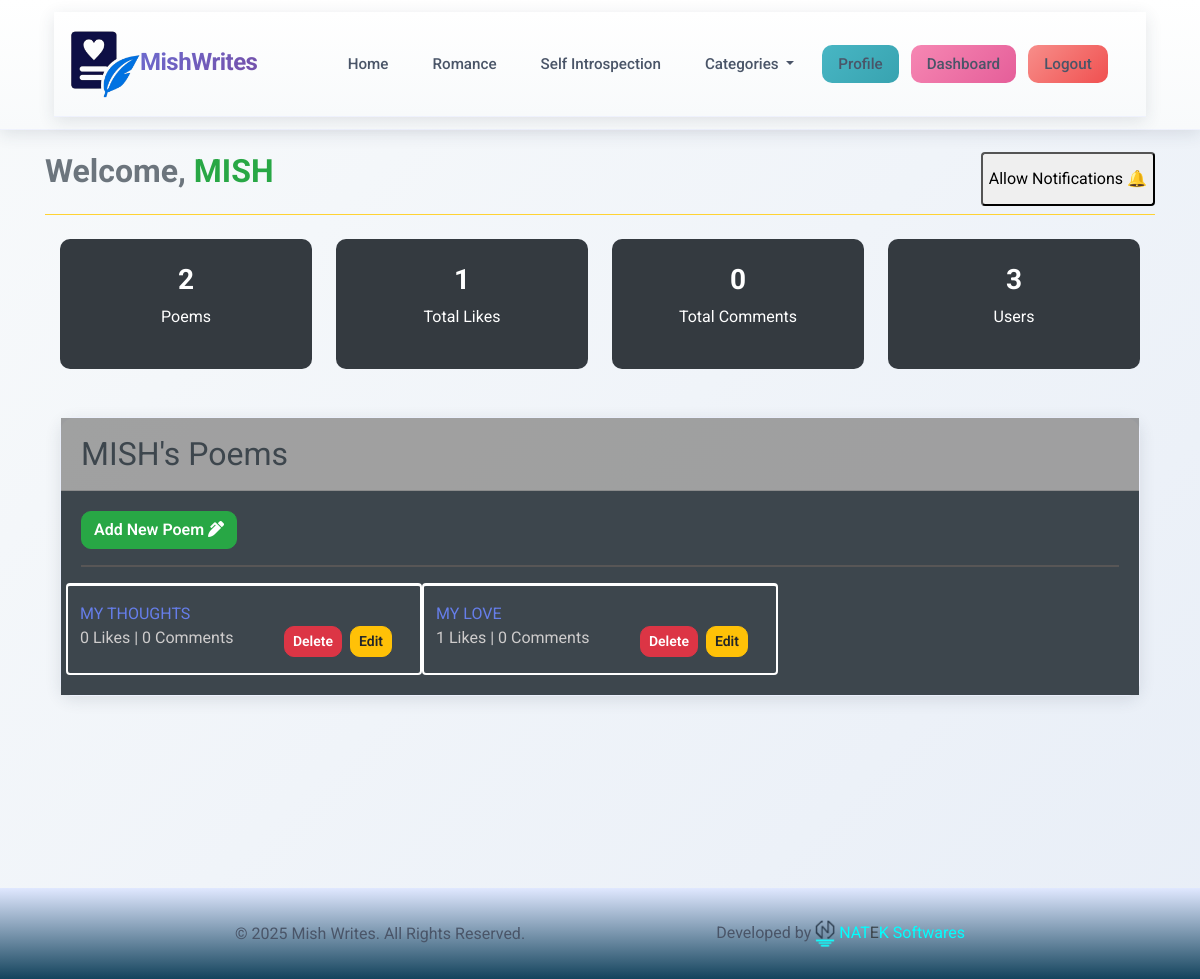
The page /dashboard (signed in) on the database its author committed.
### models.py (models this page shows, shortened)
class User(db.Model, UserMixin):
    id = db.Column(db.Integer, primary_key=True)
    username = db.Column(db.String(50), nullable=False, unique=True)
    email = db.Column(db.String(120), nullable=False, unique=True)
    password = db.Column(db.String(200), nullable=False)  # stores HASH, not plain password
    role = db.Column(db.String(20), default="")  # "writer" or "reader"
    push_subscription = db.Column(db.JSON, nullable=True)
    bio = db.Column(db.String(500), nullable=True)  # User bio
    profile_image = db.Column(db.String(255), nullable=True)  # Profile image path
    preferred_categories = db.Column(db.String(500), nullable=True)  # Comma-separated list of categories
    custom_categories = db.Column(db.String(500), nullable=True)  # User-defined custom categories
    profile_views = db.Column(db.Integer, default=0)  # Profile view count tracking
    is_public = db.Column(db.Boolean, default=True)  # Public profile visibility
    created_at = db.Column(db.DateTime, default=datetime.utcnow)  # Account creation date
    poems = db.relationship("Poem", backref="author", lazy=True)
    comments = db.relationship("Comment", backref="user", lazy=True)
    likes = db.relationship("Like", backref="user", lazy=True)

class Poem(db.Model):
    id = db.Column(db.Integer, primary_key=True)
    title = db.Column(db.String(200), nullable=False)
    content = db.Column(db.Text, nullable=False)
    timestamp = db.Column(db.DateTime(timezone=True), server_default=func.now())
    category = db.Column(db.String(100), nullable=True)
    excerpt = db.Column(db.Text)
    thumbnail = db.Column(db.String(255))
    slug = db.Column(db.String(200), unique=True, nullable=False)  # ✅ NEW COLUMN
    author_id = db.Column(db.Integer, db.ForeignKey("user.id"), nullable=False)
    comments = db.relationship("Comment", backref="poem", lazy=True, cascade="all, delete-orphan")
    likes = db.relationship("Like", backref="poem", lazy=True, cascade="all, delete-orphan")

### app.py (the view)
@app.route("/dashboard")
@login_required
def dashboard():
    poems = Poem.query.filter_by(author_id=current_user.id).all()
    total_likes = sum(len(poem.likes) for poem in poems)
    total_comments = sum(len(poem.comments) for poem in poems)
    total_users = User.query.count()
    return render_template("dashboard.html", poems=poems, total_poems=len(poems), total_likes=total_likes, total_comments=total_comments, total_users=total_users)

### app.py (called while the page is built)
@login_manager.user_loader
def load_user(user_id):
    return User.query.get(int(user_id))

@app.context_processor
def inject_nav_categories():
    rows = db.session.query(Poem.category, func.count(Poem.id)).group_by(Poem.category).all() #type: ignore
    nav_categories = [(c.category or 'uncategorized', c[1]) for c in rows]
    return dict(nav_categories=nav_categories)

### templates/dashboard.html (shortened to what this page needs)
{% extends 'base.html' %}
{% block content %}
<div class="container py-4 my-5 mt-4">
    <div class="row border-primary border-bottom mb-4">
        <h2 class="mb-4 text-muted">Welcome, <span class="text-success">{{ current_user.username }}</span></h2>
        <button id="enable-notifications" class="mb-2 rounded float-right ml-auto">Allow Notifications 🔔 </button>
    </div>
    <div class="dashboard-stats mb-5">
        <div class="stat-box">
            <h3 class="text-light">{{ total_poems }}</h3>
            <p>Poems</p>
        </div>
        <div class="stat-box">
            <h3 class="text-light">{{ total_likes }}</h3>
            <p>Total Likes</p>
        </div>
        <div class="stat-box">
            <h3 class="text-light">{{ total_comments }}</h3>
            <p>Total Comments</p>
        </div>
        <div class="stat-box">
            <h3 class="text-light">{{ total_users }}</h3>
            <p>Users</p>
        </div>
    </div>
    <div class="card mb-4 pb-0">
        <div class="card-header text-dark">{{ current_user.username}}'s Poems</div>
        <div class="card-body bg-dark">
            <a href="{{ url_for('add_poem') }}" class="btn btn-success mb-3">Add New Poem <span class="fa fa-pen-alt"></span></a>
            <div class="mb-3" style="border-bottom: 2px solid #585656;"></div>
            {% if poems %}
            <ul class="list-group">
                <div class="row">
                        {% for poem in poems %}
                        <li class="list-group-item rounded bg-dark col-lg-4 py-3 col-md-12 d-flex w-100 justify-content-between" style="border-top: 3px solid #fff;">
                            <a href="{{ url_for('poem', poem_id=poem.id, slug=poem.slug) }}" class="fw-bold fs-4">{{ poem.title }}</a>
                            <div>
                                <span class="mr-3" style="color: #cecccc;">{{ poem.likes|length }} Likes | {{ poem.comments|length }} Comments</span>
                                <a href="{{ url_for('edit_poem', poem_id=poem.id) }}" class="btn btn-sm float-right mr-3 btn-warning">Edit</a>
                                <form method="POST" action="{{ url_for('delete_poem', poem_id=poem.id) }}" class="d-inline float-right mr-2">
                                    <button type="submit" class="btn btn-sm btn-danger">Delete</button>
                                </form>
                            </div>
                        </li>
                        {% endfor %}
                </div>
            </ul>
        {% else %}
        <p>No poems yet. Start by adding one!</p>
        {% endif %}
        </div>
    </div>
</div>
{% endblock %}

### static/css/auth.css (style rules this page uses)
.dashboard-stats { display: flex; flex-wrap: wrap; gap: 1.5rem; }
.stat-box { flex: 1; background: #343a40; color: #fff; padding: 1.5rem; border-radius: 10px; text-align: center; }

### static/css/modern.css (style rules this page uses)
:root { --primary-light: #F8FAFB; --primary-pale: #F0F4F9; --primary-accent: #E8EEF7; --secondary-accent: #DDE5F0; --gradient-primary: linear-gradient(135deg, #F8FAFB 0%, #F0F4F9 50%, #E8EEF7 100%); --gradient-soft: linear-gradient(135deg, #ffffff 0%, #F8FAFB 50%, #F0F4F9 100%); --gradient-accent: linear-gradient(135deg, #667EEA 0%, #764BA2 100%); --text-dark: #2D3748; --text-secondary: #4A5568; --text-light: #718096; --accent-purple: #667EEA; --accent-pink: #F687B3; --accent-teal: #48B6C4; --accent-coral: #F78E8A; --shadow-sm: 0 2px 8px rgba(45, 55, 72, 0.08); --shadow-md: 0 4px 16px rgba(45, 55, 72, 0.12); --shadow-lg: 0 8px 24px rgba(45, 55, 72, 0.15); --shadow-soft: 0 4px 12px rgba(102, 126, 234, 0.1); --radius-sm: 6px; --radius-md: 10px; --radius-lg: 14px; }
body { background: var(--gradient-primary) !important; background-attachment: fixed; color: var(--text-dark); font-family: 'Roboto', -apple-system, BlinkMacSystemFont, 'Segoe UI', sans-serif; min-height: 100vh; }
a { color: var(--accent-purple); text-decoration: none; transition: all 0.3s ease; }
.card { border: 1px solid rgba(102, 126, 234, 0.1); border-radius: var(--radius-lg); box-shadow: var(--shadow-md); background: linear-gradient(135deg, rgba(255, 255, 255, 0.9), rgba(248, 250, 251, 0.9)); }
.btn { border-radius: var(--radius-md); font-weight: 600; transition: all 0.3s cubic-bezier(0.4, 0, 0.2, 1); }

### rows shown on the page
User: username "MISH"
Poem: title "MY THOUGHTS", likes|length "0", comments|length "0"
Poem: title "MY LOVE", likes|length "1", comments|length "0"

### other values the page prints
{{ cat.replace('-', ' ').title() }} "Romance" "Self Introspection"
{{ total_poems }} "2"
{{ total_likes }} "1"
{{ total_comments }} "0"
{{ total_users }} "3"
